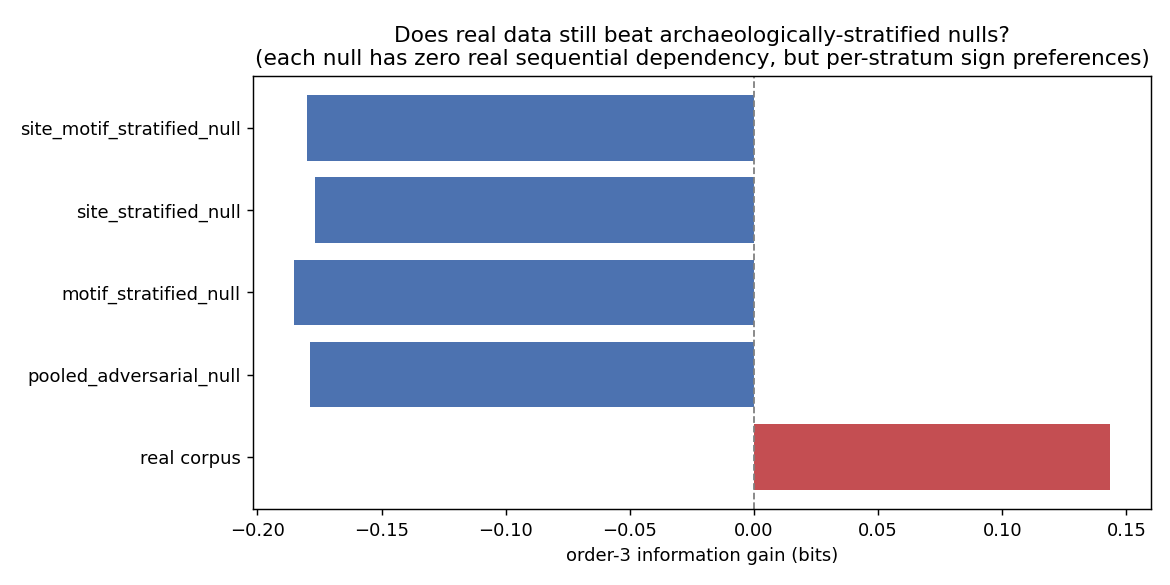

Recreate this plot in Python.
"""
experiments/stratified_dependency_test.py
=============================================
Tests whether the validated order-3 finding (see README's "Order 3 is
validated..." section) survives conditioning on archaeological context,
per the H1/H2/H3 design from external review:

  H1 (linguistic/sequential): trigram signal is intrinsic to sign
     sequencing, independent of motif/site.
  H2 (archaeological/compositional): pooling different motif/site
     populations, each with their own sign preferences but NO real
     within-group sequential dependency, is enough to manufacture the
     appearance of trigram structure on its own.
  H3 (mixed): both contribute.

Compares real data's order-3 information gain (Kneser-Ney, as in
experiments/dependency_order_curve.py) against THREE stratified nulls
(data/stratified_null_model.py): motif-stratified, site-stratified, and
site+motif-stratified. Each stratified null still has ZERO real
sequential dependency (every sign is still drawn independently), but now
captures "different strata prefer different signs" -- exactly what H2
would need to succeed. If real data still beats all three, that is
stronger, more specific evidence for H1 than the single pooled
adversarial null (already run) could provide alone.
"""
from __future__ import annotations
import json
import sys
from pathlib import Path

import matplotlib
matplotlib.use("Agg")
import matplotlib.pyplot as plt
import math

sys.path.insert(0, str(Path(__file__).parent.parent))

from data.loader import load_corpus_csv
from data.stratified_null_model import (motif_stratified_null, site_stratified_null,
                                          site_motif_stratified_null)
from data.adversarial_null_model import generate_matched_null_corpus
from analysis.ngram import kn_cross_validated_perplexity

OUT_DIR = Path(__file__).parent.parent / "outputs"
OUT_DIR.mkdir(exist_ok=True)
EXP_DIR = Path(__file__).parent


def entropy_at_orders(sequences: list[list[str]], orders: list[int], k_folds: int = 5) -> dict:
    curve = {}
    for n in orders:
        ppl = kn_cross_validated_perplexity(sequences, n=n, k_folds=k_folds)["mean_perplexity"]
        curve[n] = math.log2(ppl) if ppl and ppl > 0 else float("nan")
    return curve


def main():
    print("Loading real corpus and building stratified + pooled nulls...")
    real_corpus = load_corpus_csv("data/indus_website_real_corpus.csv")
    real_filtered = real_corpus.filter(exclude_damaged=True)
    real_sequences = real_filtered.sequences(normalized=True)
    n = len(real_filtered)

    nulls = {
        "pooled_adversarial_null (original, no stratification)":
            generate_matched_null_corpus(real_corpus, n_inscriptions=n, seed=42),
        "motif_stratified_null (H2: motif composition alone)":
            motif_stratified_null(real_corpus, n_inscriptions=n, seed=42),
        "site_stratified_null (H2: site composition alone)":
            site_stratified_null(real_corpus, n_inscriptions=n, seed=42),
        "site_motif_stratified_null (H2: site+motif composition alone)":
            site_motif_stratified_null(real_corpus, n_inscriptions=n, seed=42),
    }

    orders = [1, 2, 3]
    print(f"Computing Kneser-Ney cross-validated entropy at orders {orders} "
          f"for real data and {len(nulls)} nulls...\n")

    real_curve = entropy_at_orders(real_sequences, orders)
    real_gain_3 = real_curve[2] - real_curve[3]
    print(f"Real corpus:  H1={real_curve[1]:.3f}  H2={real_curve[2]:.3f}  "
          f"H3={real_curve[3]:.3f}  order-3 gain={real_gain_3:+.3f} bits")

    results = {"real": {"entropy": real_curve, "order_3_gain": real_gain_3}}
    print()
    for label, null_corpus in nulls.items():
        seqs = null_corpus.sequences(normalized=True)
        curve = entropy_at_orders(seqs, orders)
        gain_3 = curve[2] - curve[3]
        results[label] = {"entropy": curve, "order_3_gain": gain_3}
        beats = "real STILL beats this null" if real_gain_3 > gain_3 else "does NOT beat this null"
        print(f"{label}:\n  H1={curve[1]:.3f}  H2={curve[2]:.3f}  H3={curve[3]:.3f}  "
              f"order-3 gain={gain_3:+.3f} bits  ({beats})\n")

    all_beat = all(real_gain_3 > results[label]["order_3_gain"] for label in nulls)
    print("=" * 70)
    if all_beat:
        verdict = ("Real data's order-3 information gain exceeds EVERY stratified null, "
                   "including the one that captures site+motif composition jointly. "
                   "Since each stratified null had every opportunity H2 (archaeological "
                   "composition alone) would need to succeed, and none did, this is real "
                   "evidence favoring H1: the order-3 signal is intrinsic to sign "
                   "sequencing, not an artifact of pooling archaeologically distinct "
                   "sign-frequency populations together.")
    else:
        failed = [label for label in nulls if real_gain_3 <= results[label]["order_3_gain"]]
        verdict = (f"Real data does NOT clearly beat: {failed}. This does not refute H1 "
                   f"outright, but it means archaeological composition (H2/H3) cannot yet "
                   f"be ruled out as at least a partial explanation for the order-3 signal.")
    print(verdict)

    # plot
    labels = ["real"] + list(nulls.keys())
    gains = [results[l]["order_3_gain"] for l in labels]
    short_labels = ["real corpus"] + [l.split(" (")[0] for l in nulls.keys()]
    plt.figure(figsize=(9, 4.5))
    colors = ["#C44E52" if l == "real corpus" else "#4C72B0" for l in short_labels]
    plt.barh(short_labels, gains, color=colors)
    plt.axvline(0, color="gray", linestyle="--", linewidth=1)
    plt.xlabel("order-3 information gain (bits)")
    plt.title("Does real data still beat archaeologically-stratified nulls?\n"
              "(each null has zero real sequential dependency, but per-stratum sign preferences)")
    plt.tight_layout()
    plt.savefig(OUT_DIR / "stratified_dependency_test.png", dpi=130)
    plt.close()

    with open(EXP_DIR / "stratified_dependency_test_results.json", "w") as f:
        json.dump({"results": results, "all_beat": all_beat, "verdict": verdict},
                   f, indent=2, default=str)

    print(f"\nResults written to {EXP_DIR / 'stratified_dependency_test_results.json'}")
    print(f"Plot written to {OUT_DIR / 'stratified_dependency_test.png'}")


if __name__ == "__main__":
    main()
